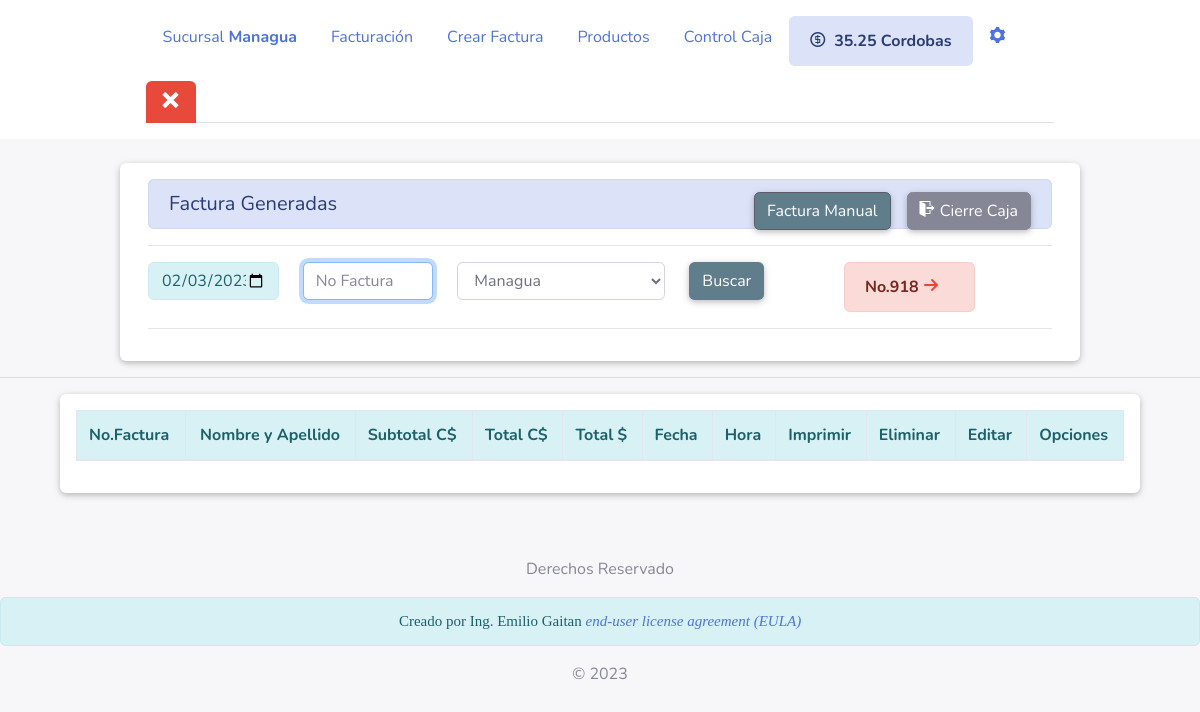
The page /factura_dia.php (signed in) on the database as committed earlier.
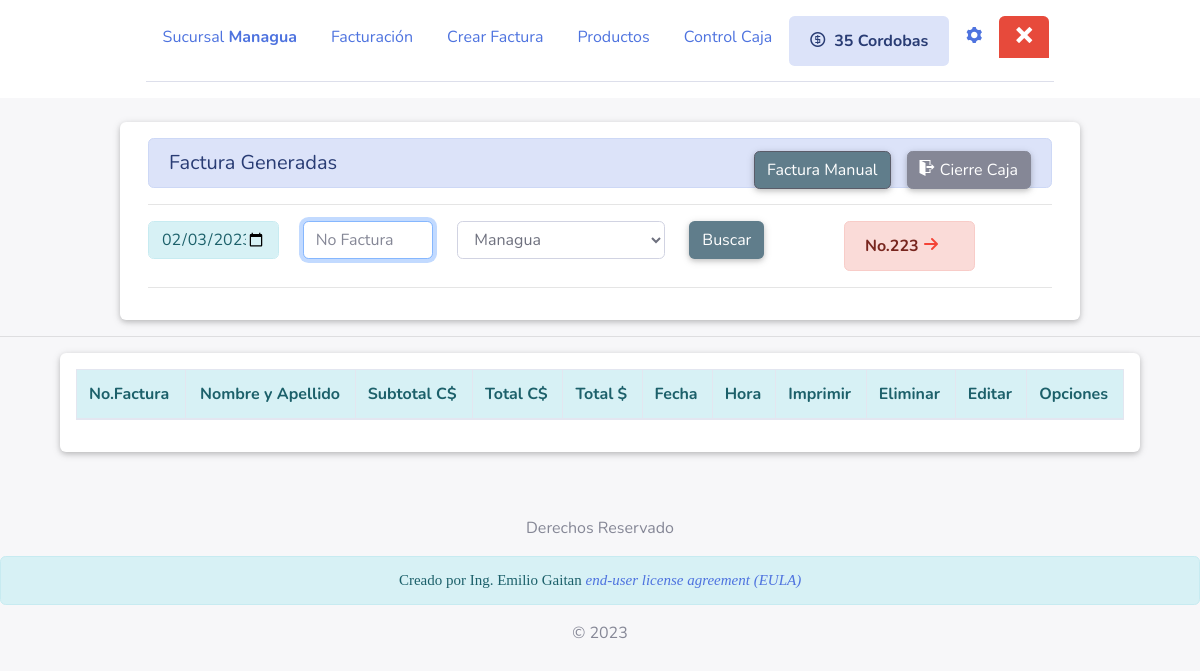
The same page on the database as committed later.
### tables this page shows
CREATE TABLE `tasa` (
  `indcambio` int(11) NOT NULL,
  `dolar` double DEFAULT NULL
);

CREATE TABLE `talonario` (
  `indtalonario` int(11) NOT NULL,
  `numero` int(11) NOT NULL,
  `indsucursal` int(11) DEFAULT NULL,
  `indtemp` varchar(100) NOT NULL
);

### BD-Connection/datos_clientes.php (called while the page is built, shortened)
<?php
class datos_clientes
{
    public static function cambio_dolar($mysqli)
    {
        $result = $mysqli->query("SELECT * FROM `tasa`");
        $row = $result->fetch_array(MYSQLI_ASSOC);
        if (!empty($row)) {
            return $row["dolar"];
        } else {
            return "error";
        }
    }
    public static function cambio_do($indsucursal, $mysqli)
    {
        $result = $mysqli->query("SELECT * FROM `talonario` WHERE `indsucursal` = '$indsucursal'");
        $row = $result->fetch_array(MYSQLI_ASSOC);
        if (!empty($row)) {
            return $row["numero"];
        } else {
            return "error";
        }
    }
}

### factura_dia.php (the view, shortened to what the changed rows need)
<?php include "header/header.php";
    ?>
    <div class="container white rounded z-depth-1" style="border-radius: 6px;">
        <div style="padding: 1em">
            <form action="<?php echo htmlspecialchars($_SERVER["PHP_SELF"]); ?>" method="post">
                <section class="row">
                    <div class="control-pares col-md-2">
                        <a class="nav-link alert alert-danger bg-red" href="talonario_cambio.php" style="margin: 0">
                            <b><?php if (!empty($_SESSION)) {
                                    echo "No." . $talonario;
                                } ?> <i class="icon-arrow-right2 red-text"></i></b></a>
                    </div>
                </section>
            </form>
        </div>
    </div>
    <div class="z-depth-1 rounded white center-block" style="width: 90%;border-radius: 6px;padding: 1em;">
        <table class="table table-responsive-sm table-bordered  table-hover" style="padding:0em">
            <thead>
            <tr style="border-bottom: 1px solid black;" class="alert alert-info">
                <th scope="col">No.Factura</th>
                <th scope="col" class="center-align">Nombre y Apellido</th>
                <th scope="col">Subtotal C$</th>
                <th scope="col">Total C$</th>
                <th scope="col">Total $</th>
                <th scope="col">Fecha</th>
                <th scope="col">Hora</th>
                <th scope="col">Imprimir</th>
                <th scope="col">Eliminar</th>
                <th scope="col">Editar</th>
                <th scope="col">Opciones</th>
            </tr>
            </thead>
        </table>
    </div>
<?php include "header/footer.php" ?>

### header/header.php (shortened to what the changed rows need)
<!DOCTYPE html>
<html lang="es">
<head>
    <link rel="stylesheet" href="assets/bootstrap/css/bootstrap.min.css">
    <link rel="stylesheet" href="assets/fonts/fontawesome-all.min.css">
    <link rel="stylesheet" href="assets/bootstrap/css/cssindex.css">
    <link rel="stylesheet" href="assets/icomoon/style.css">
    <link rel="stylesheet" href="assets/bootstrap/jquery-ui.css">
    <link rel="stylesheet" href="/resources/demos/style.css">
    <link rel="stylesheet" href="assets/animate/css/libs/animate.css">
</head>
<body style="background-color: rgb(247,247,249)" id="page-top">
<?php
include_once 'BD-Connection/conection.php';
include_once 'BD-Connection/datos_clientes.php';
if (!empty($_SESSION)) {
    try {
        if (!empty($_SESSION['sucursal'])) {
            $indsucursal = $_SESSION['sucursal'];
            $talonario = datos_clientes::cambio_do($indsucursal, $mysqli);
        }
    } catch (Exception $e) {
    }
    $dolar = datos_clientes::cambio_dolar($mysqli);
}
?>
<div class="white rounded container-fluid center-block center" id="esconder_menu">
    <div style="padding: 1em;border-color: #2a96a5!important;" class="container">
        <ul class="nav nav-tabs" >
            <li class="nav-item">
                <a class="nav-link alert alert-primary" href="#"><b> <i
                                class="icon-coin-dollar "> </i> <?php try { echo $dolar; } catch (Exception $e) {
                        }?> Cordobas</b></a>
            </li>
        </ul>
    </div>
</div>
<br>

Rows that differ between the two databases and show on the page:
changed tasa: dolar "35.25" → "35"
changed talonario: numero "918" → "223"
